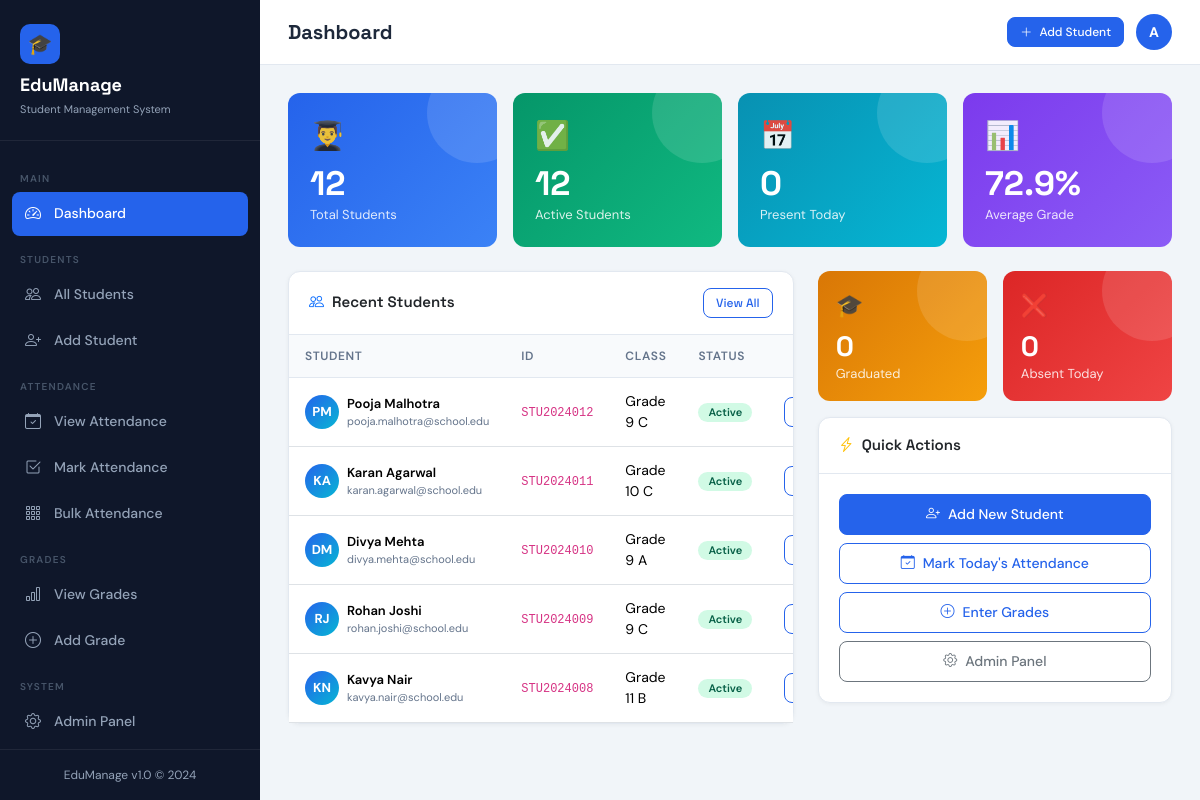
The page / on the database its author committed.
### students/models.py (models this page shows, shortened)
class Student(models.Model):
    GENDER_CHOICES = [('M', 'Male'), ('F', 'Female'), ('O', 'Other')]
    STATUS_CHOICES = [('active', 'Active'), ('inactive', 'Inactive'), ('graduated', 'Graduated')]
    student_id = models.CharField(max_length=20, unique=True)
    first_name = models.CharField(max_length=50)
    last_name = models.CharField(max_length=50)
    email = models.EmailField(unique=True)
    phone = models.CharField(max_length=15, blank=True)
    date_of_birth = models.DateField(null=True, blank=True)
    gender = models.CharField(max_length=1, choices=GENDER_CHOICES, default='M')
    address = models.TextField(blank=True)
    enrollment_date = models.DateField(auto_now_add=True)
    status = models.CharField(max_length=20, choices=STATUS_CHOICES, default='active')
    class_name = models.CharField(max_length=50, blank=True)
    section = models.CharField(max_length=10, blank=True)
    guardian_name = models.CharField(max_length=100, blank=True)
    guardian_phone = models.CharField(max_length=15, blank=True)
    profile_image = models.ImageField(upload_to='students/', null=True, blank=True)
    created_at = models.DateTimeField(auto_now_add=True)
    updated_at = models.DateTimeField(auto_now=True)
    class Meta:
        ordering = ['last_name', 'first_name']
    @property
    def full_name(self):
        return f"{self.first_name} {self.last_name}"

### students/views.py (the view)
# urls.py: path('', student_views.dashboard, name='dashboard'),
def dashboard(request):
    total_students = Student.objects.count()
    active_students = Student.objects.filter(status='active').count()
    graduated = Student.objects.filter(status='graduated').count()
    inactive = Student.objects.filter(status='inactive').count()
    recent_students = Student.objects.order_by('-created_at')[:5]
    from django.utils import timezone
    import datetime
    today = datetime.date.today()
    today_attendance = Attendance.objects.filter(date=today)
    present_today = today_attendance.filter(status='present').count()
    absent_today = today_attendance.filter(status='absent').count()
    grade_avg = Grade.objects.aggregate(avg=Avg('marks_obtained'))['avg'] or 0
    context = {
        'total_students': total_students,
        'active_students': active_students,
        'graduated': graduated,
        'inactive': inactive,
        'recent_students': recent_students,
        'present_today': present_today,
        'absent_today': absent_today,
        'grade_avg': round(grade_avg, 1),
    }
    return render(request, 'dashboard.html', context)

### templates/dashboard.html (shortened to what this page needs)
{% extends 'base.html' %}
{% block page_title %}Dashboard{% endblock %}
{% block content %}
<div class="row g-3 mb-4">
  <div class="col-sm-6 col-xl-3">
    <div class="stat-card stat-blue">
      <div class="stat-icon">👨‍🎓</div>
      <div class="stat-value">{{ total_students }}</div>
      <div class="stat-label">Total Students</div>
    </div>
  </div>
  <div class="col-sm-6 col-xl-3">
    <div class="stat-card stat-green">
      <div class="stat-icon">✅</div>
      <div class="stat-value">{{ active_students }}</div>
      <div class="stat-label">Active Students</div>
    </div>
  </div>
  <div class="col-sm-6 col-xl-3">
    <div class="stat-card stat-cyan">
      <div class="stat-icon">📅</div>
      <div class="stat-value">{{ present_today }}</div>
      <div class="stat-label">Present Today</div>
    </div>
  </div>
  <div class="col-sm-6 col-xl-3">
    <div class="stat-card stat-violet">
      <div class="stat-icon">📊</div>
      <div class="stat-value">{{ grade_avg }}%</div>
      <div class="stat-label">Average Grade</div>
    </div>
  </div>
</div>
<div class="row g-4">
  <div class="col-lg-7">
    <div class="card h-100">
      <div class="card-header d-flex justify-content-between align-items-center">
        <span><i class="bi bi-people me-2 text-primary"></i>Recent Students</span>
        <a href="{% url 'student_list' %}" class="btn btn-outline-primary btn-sm">View All</a>
      </div>
      <div class="card-body p-0">
        {% if recent_students %}
        <div class="table-responsive">
          <table class="table mb-0">
            <thead>
              <tr>
                <th>Student</th>
                <th>ID</th>
                <th>Class</th>
                <th>Status</th>
                <th></th>
              </tr>
            </thead>
            <tbody>
              {% for s in recent_students %}
              <tr>
                <td>
                  <div class="d-flex align-items-center gap-2">
                    <div style="width:34px;height:34px;border-radius:50%;background:linear-gradient(135deg,#2563eb,#06b6d4);display:flex;align-items:center;justify-content:center;color:#fff;font-weight:700;font-size:13px;">
                      {{ s.first_name.0 }}{{ s.last_name.0 }}
                    </div>
                    <div>
                      <div style="font-weight:600;font-size:13px;">{{ s.full_name }}</div>
                      <div style="font-size:11px;color:#64748b;">{{ s.email }}</div>
                    </div>
                  </div>
                </td>
                <td><code style="font-size:12px;">{{ s.student_id }}</code></td>
                <td>{{ s.class_name }} {{ s.section }}</td>
                <td>
                  <span class="badge badge-{{ s.status }}">{{ s.get_status_display }}</span>
                </td>
                <td>
                  <a href="{% url 'student_detail' s.pk %}" class="btn btn-sm btn-outline-primary">View</a>
                </td>
              </tr>
              {% endfor %}
            </tbody>
          </table>
        </div>
        {% else %}
        <div class="text-center py-5 text-muted">
          <i class="bi bi-people fs-1 d-block mb-2"></i>No students yet.
          <br><a href="{% url 'student_create' %}" class="btn btn-primary btn-sm mt-2">Add First Student</a>
        </div>
        {% endif %}
      </div>
    </div>
  </div>
  <div class="col-lg-5">
    <div class="row g-3">
      <div class="col-6">
        <div class="stat-card stat-amber" style="padding:18px;">
          <div class="stat-icon" style="font-size:22px;">🎓</div>
          <div class="stat-value" style="font-size:28px;">{{ graduated }}</div>
          <div class="stat-label">Graduated</div>
        </div>
      </div>
      <div class="col-6">
        <div class="stat-card stat-rose" style="padding:18px;">
          <div class="stat-icon" style="font-size:22px;">❌</div>
          <div class="stat-value" style="font-size:28px;">{{ absent_today }}</div>
          <div class="stat-label">Absent Today</div>
        </div>
      </div>
      <div class="col-12">
        <div class="card">
          <div class="card-header"><i class="bi bi-lightning-charge me-2 text-warning"></i>Quick Actions</div>
          <div class="card-body d-grid gap-2">
            <a href="{% url 'student_create' %}" class="btn btn-primary">
              <i class="bi bi-person-plus me-2"></i>Add New Student
            </a>
            <a href="{% url 'bulk_attendance' %}" class="btn btn-outline-primary">
              <i class="bi bi-calendar-check me-2"></i>Mark Today's Attendance
            </a>
            <a href="{% url 'add_grade' %}" class="btn btn-outline-primary">
              <i class="bi bi-plus-circle me-2"></i>Enter Grades
            </a>
            <a href="/admin/" class="btn btn-outline-secondary">
              <i class="bi bi-gear me-2"></i>Admin Panel
            </a>
          </div>
        </div>
      </div>
    </div>
  </div>
</div>
{% endblock %}

### templates/base.html (style rules this page uses)
:root { --primary: #2563eb; --primary-dark: #1d4ed8; --primary-light: #dbeafe; --sidebar-bg: #0f172a; --sidebar-text: #94a3b8; --sidebar-active: #2563eb; --sidebar-width: 260px; --accent: #06b6d4; --success: #10b981; --warning: #f59e0b; --danger: #ef4444; --body-bg: #f1f5f9; --card-bg: #ffffff; --text-main: #1e293b; --text-muted: #64748b; --border: #e2e8f0; --radius: 12px; }
* { box-sizing: border-box; margin: 0; padding: 0; }
body { font-family: 'DM Sans', sans-serif; background: var(--body-bg); color: var(--text-main); min-height: 100vh; display: flex; }
.card { background: var(--card-bg); border: 1px solid var(--border); border-radius: var(--radius); box-shadow: 0 1px 4px rgba(0,0,0,.05); }
.card-header { background: transparent; border-bottom: 1px solid var(--border); padding: 16px 20px; font-family: 'Space Grotesk', sans-serif; font-weight: 600; font-size: 15px; }
.card-body { padding: 20px; }
.stat-card { border-radius: var(--radius); padding: 22px; color: #fff; position: relative; overflow: hidden; }
.stat-card::before { content: ''; position: absolute; top: -30px; right: -30px; width: 100px; height: 100px; border-radius: 50%; background: rgba(255,255,255,.12); }
.stat-card .stat-icon { font-size: 28px; margin-bottom: 10px; opacity: .9; }
.stat-card .stat-value { font-family: 'Space Grotesk', sans-serif; font-size: 34px; font-weight: 700; line-height: 1; }
.stat-card .stat-label { font-size: 13px; opacity: .85; margin-top: 4px; }
.stat-blue { background: linear-gradient(135deg, #2563eb, #3b82f6); }
.stat-green { background: linear-gradient(135deg, #059669, #10b981); }
.stat-amber { background: linear-gradient(135deg, #d97706, #f59e0b); }
.stat-rose { background: linear-gradient(135deg, #dc2626, #ef4444); }
.stat-cyan { background: linear-gradient(135deg, #0891b2, #06b6d4); }
.stat-violet { background: linear-gradient(135deg, #7c3aed, #8b5cf6); }
.table { font-size: 14px; }
.table th { font-weight: 600; font-size: 12px; text-transform: uppercase; letter-spacing: .6px; color: var(--text-muted); background: #f8fafc; padding: 12px 16px; border-bottom: 1px solid var(--border); }
.table td { padding: 13px 16px; vertical-align: middle; }
.badge { font-size: 11px; font-weight: 600; padding: 4px 10px; border-radius: 20px; }
.badge-active { background: #d1fae5; color: #065f46; }
.btn { border-radius: 8px; font-size: 14px; font-weight: 500; padding: 9px 18px; }
.btn-primary { background: var(--primary); border-color: var(--primary); }
.btn-sm { padding: 5px 12px; font-size: 12px; }
.btn-outline-primary { color: var(--primary); border-color: var(--primary); }

### rows shown on the page
Student: first_name.0 "P", last_name.0 "M", full_name "Pooja Malhotra", email "pooja.malhotra@school.edu", student_id "STU2024012", class_name "Grade 9", section "C", status "Active"
Student: first_name.0 "K", last_name.0 "A", full_name "Karan Agarwal", email "karan.agarwal@school.edu", student_id "STU2024011", class_name "Grade 10", section "C", status "Active"
Student: first_name.0 "D", last_name.0 "M", full_name "Divya Mehta", email "divya.mehta@school.edu", student_id "STU2024010", class_name "Grade 9", section "A", status "Active"
Student: first_name.0 "R", last_name.0 "J", full_name "Rohan Joshi", email "rohan.joshi@school.edu", student_id "STU2024009", class_name "Grade 9", section "C", status "Active"
Student: first_name.0 "K", last_name.0 "N", full_name "Kavya Nair", email "kavya.nair@school.edu", student_id "STU2024008", class_name "Grade 11", section "B", status "Active"

### other values the page prints
{{ total_students }} "12"
{{ active_students }} "12"
{{ present_today }} "0"
{{ grade_avg }} "72.9"
{{ graduated }} "0"
{{ absent_today }} "0"
